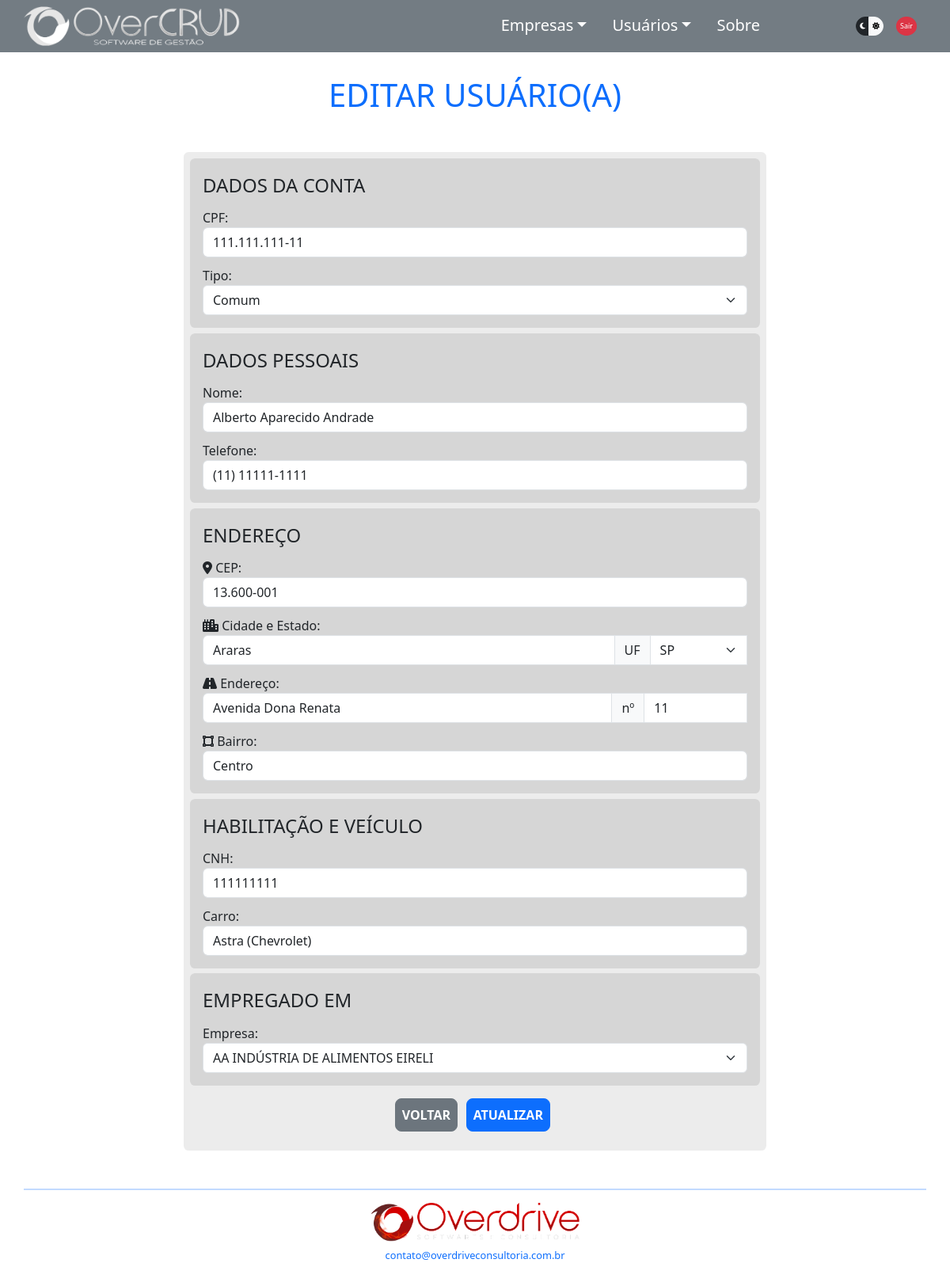
The app's page /usueditar.php?idusuario=3 (signed in), older data.
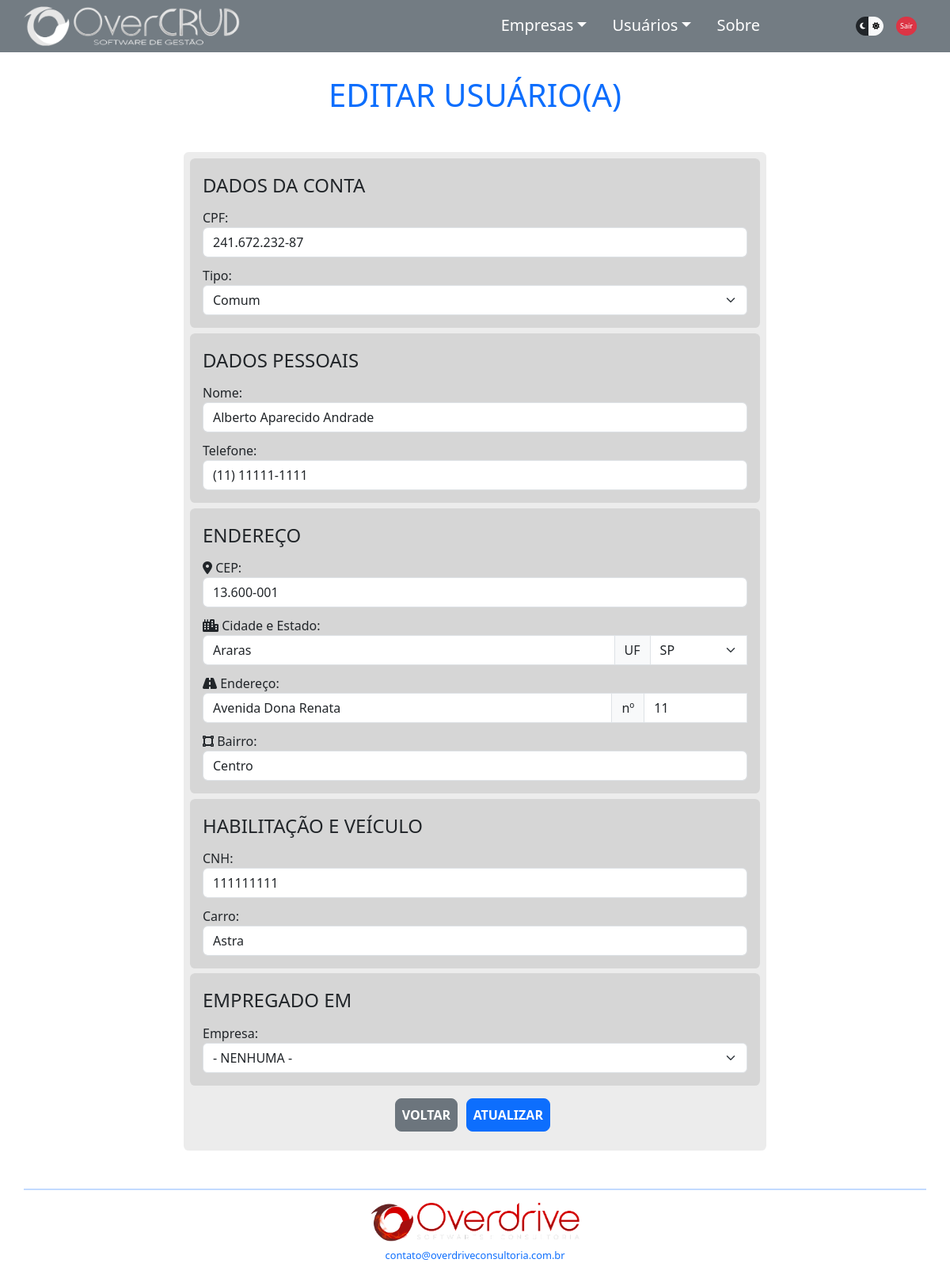
The same page, newer data.
### tables this page shows
CREATE TABLE `usuarios` (
  `idusuario` int(11) NOT NULL AUTO_INCREMENT,
  `nome` varchar(64) DEFAULT NULL,
  `telefone` varchar(15) DEFAULT NULL,
  `cpf` varchar(14) DEFAULT NULL,
  `password` varchar(64) NOT NULL,
  `cnh` varchar(11) DEFAULT NULL,
  `carro` varchar(32) DEFAULT NULL,
  `tipo` tinyint(1) DEFAULT 0,
  `status` tinyint(1) DEFAULT 0,
  `idempregadoem` int(11) DEFAULT NULL,
  `idenderecousu` int(11) DEFAULT NULL,
  PRIMARY KEY (`idusuario`),
  KEY `idempregadoem` (`idempregadoem`),
  KEY `usuarios_ibfk_2` (`idenderecousu`),
  CONSTRAINT `usuarios_ibfk_1` FOREIGN KEY (`idempregadoem`) REFERENCES `empresas` (`idempresa`),
  CONSTRAINT `usuarios_ibfk_2` FOREIGN KEY (`idenderecousu`) REFERENCES `enderecos` (`idendereco`)
);

CREATE TABLE `empresas` (
  `idempresa` int(11) NOT NULL AUTO_INCREMENT,
  `nome` varchar(64) DEFAULT NULL,
  `telefone` varchar(15) DEFAULT NULL,
  `cnpj` varchar(18) DEFAULT NULL,
  `fantasia` varchar(64) DEFAULT NULL,
  `responsavel` varchar(64) DEFAULT NULL,
  `idenderecoemp` int(11) DEFAULT NULL,
  PRIMARY KEY (`idempresa`),
  KEY `empresas_ibfk_1` (`idenderecoemp`),
  CONSTRAINT `empresas_ibfk_1` FOREIGN KEY (`idenderecoemp`) REFERENCES `enderecos` (`idendereco`)
);

### components/ConexaoBD.php (called while the page is built, shortened)
<?php
class ConexaoBD
{
    public static function conectarBD()
    {
        $db_name = 'overcrud';
        $db_host = 'localhost';
        $db_user = 'root';
        $db_port = '3306';
        $db_password = '';
        $pdo = new PDO("mysql:dbname=$db_name;host=$db_host:$db_port", $db_user, $db_password);
        return $pdo;
    }
};

### components/UsuarioDAO.php (called while the page is built, shortened)
<?php
require_once 'Usuario.php';
class UsuarioDAO
{
    private Usuario $usuario;
    public function __construct($usuarioCon)
    {
        $this->usuario = $usuarioCon;
    }
    public function getUsuario()
    {
        return $this->usuario;
    }
    public function consultaDeIdUsu()
    {
        $sqlConsultaIdUsu = ConexaoBD::conectarBD()->query("SELECT * FROM usuarios WHERE idusuario='{$this->getUsuario()->getIdusuario()}'");
        return $sqlConsultaIdUsu;
    }
    public function UsuPorId()
    {
        $sqlConsultaIdEmp = ConexaoBD::conectarBD()->query("SELECT * FROM usuarios WHERE idusuario='{$this->getUsuario()->getIdusuario()}'");
        $usuario = $sqlConsultaIdEmp->fetch(PDO::FETCH_ASSOC);
        return $usuario;
    }
};

### components/Usuario.php (called while the page is built, shortened)
<?php
class Usuario
{
    private int $idusuario;
    public function getIdusuario()
    {
        return $this->idusuario;
    }
    public function setIdusuario($idusuarioSet)
    {
        $this->idusuario = $idusuarioSet;
    }
};

### resources/listas.php (called while the page is built, shortened)
<?php
$root = $_SERVER["DOCUMENT_ROOT"];
require_once "$root/OverCRUD-main/overcrud/resources/pathing.php";
require_once "$rootOvercrud/components/EmpresaDAO.php";
require_once "$rootOvercrud/components/Usuario.php";
require_once "$rootOvercrud/components/UsuarioDAO.php";
$instanciaEmp = new Empresa();
$instanciaEmpDAO = new EmpresaDAO($instanciaEmp);
$listaEmp = $instanciaEmpDAO->listarEmpresas();

### components/EmpresaDAO.php (called while the page is built, shortened)
<?php
class EmpresaDAO
{
    public function listarEmpresas()
    {
        $sqlConsultaEmp = ConexaoBD::conectarBD()->query("SELECT * FROM empresas");
        if ($sqlConsultaEmp->rowCount() > 0) {
            $listaEmp = $sqlConsultaEmp->fetchAll(PDO::FETCH_ASSOC);
            return $listaEmp;
        };
    }
}

### usueditar.php (the view, shortened to what the changed rows need)
<?php
require_once "./resources/pathing.php";
$voltar = ".";
require_once "$rootOvercrud/components/ConexaoBD.php";
require_once "$rootOvercrud/resources/listas.php";
$idusuario = $_GET['idusuario'];
if (!isset($idusuario)) {
    logoutPagina($voltar);
} else {
    $novoUsuario = new Usuario();
    $novoUsuario->setIdusuario($idusuario);
    $novoUsuarioDAO = new UsuarioDAO($novoUsuario);
};
?>
<!DOCTYPE html>
<html lang="pt-br" data-bs-theme="dark">
<?php
require_once "$rootOvercrud/partials/head.php";
?>
<body>
    <div class="container">
        <div class="row d-flex justify-content-center mt-5" id="appBody">
            <h1 class="text-center text-primary display-6 my-5">EDITAR USUÁRIO(A)</h1>
                <?php
                if ($novoUsuario->getIdusuario()) {
                    if (($novoUsuarioDAO->consultaDeIdUsu())->rowCount() > 0) {
                        $usuario = $novoUsuarioDAO->UsuPorId();
                    } else {
                        mensagemRetorno("Este usuário não existe no Banco de Dados!", "danger");
                        BotaoVoltar('usulista.php', "secondary");
                    };
                } else {
                    mensagemRetorno("Usuário não encontrado (atributo inexistente)!", "danger");
                    BotaoVoltar('usulista.php', "secondary");
                };
                ?>
            <div
                class="col-10 col-md-8 <?php if (($novoUsuarioDAO->consultaDeIdUsu())->rowCount() == 0) echo 'd-none'; ?>">
                <form class="needs-validation" action="./src/usueditar_action.php" method="POST" novalidate>
                    <fieldset>
                        <div class="form-group">
                            <label for="cpf" class="form-label">CPF:</label>
                            <input type="text" class="form-control" name="cpf" id="cpf" minlength="14" maxlength="14"
                                data-mask="000.000.000-00" value="<?= $usuario['cpf'] ?>"
                                oninput="validaCPF(), atualizaCPF()" required>
                        </div>
                        <div class="form-group">
                            <label for="tipo" class="form-label">Tipo:</label>
                            <select class="form-select" name="tipo" id="tipo" ?>">
                                <option value="0" <?= $usuario['tipo'] == 0 ? 'selected' : '' ?>>Comum</option>
                            </select>
                        </div>
                    </fieldset>
                    <fieldset>
                        <div class="form-group">
                            <label for="nome" class="form-label">Nome:</label>
                            <input type="text" class="form-control" name="nome" id="nome" minlength="1" maxlength="64"
                                value="<?= $usuario['nome'] ?>" oninput="validaNome()" required>
                        </div>
                        <div class="form-group">
                            <label for="telefone" class="form-label">Telefone:</label>
                            <input type="tel" class="form-control" name="telefone" id="telefone" minlength="14"
                                maxlength="15" oninput="handlePhone(event)" value="<?= $usuario['telefone'] ?>">
                        </div>
                    </fieldset>
                    <fieldset>
                        <div class="form-group">
                            <label for="cnh" class="form-label">CNH:</label>
                            <input type="text" class="form-control" name="cnh" id="cnh" minlength="9" maxlength="11"
                                value="<?= $usuario['cnh'] ?>">
                        </div>
                        <div class="form-group">
                            <label for="carro" class="form-label">Carro:</label>
                            <input type="text" class="form-control" name="carro" id="carro" maxlength="32"
                                value="<?= $usuario['carro'] ?>">
                        </div>
                    </fieldset>
                    <fieldset>
                        <div class="form-group">
                            <label for="empregadoem" class="form-label">Empresa:</label>
                            <select class="form-select" name="empregadoem" id="empregadoem"
                                value="<?= $usuario['idempregadoem'] ?>">
                                <?php foreach ($listaEmp as $empresa): ?>
                                    <option value="<?= $empresa['idempresa'] ?>"
                                        <?= $usuario['idempregadoem'] == $empresa['idempresa'] ? 'selected' : '' ?>>
                                        <?= $empresa['nome'] ?>
                                    </option>
                                <?php endforeach; ?>
                            </select>
                        </div>
                    </fieldset>
                </form>
            </div>
        </div>
</body>
</html>

Row changes from the older to the newer data that the page shows:
changed usuarios "Comum": cpf "111.111.111-11" → "241.672.232-87"; carro "Astra (Chevrolet)" → "Astra"; empregadoem "AA INDÚSTRIA DE ALIMENTOS EIRELI" → "- NENHUMA -"
